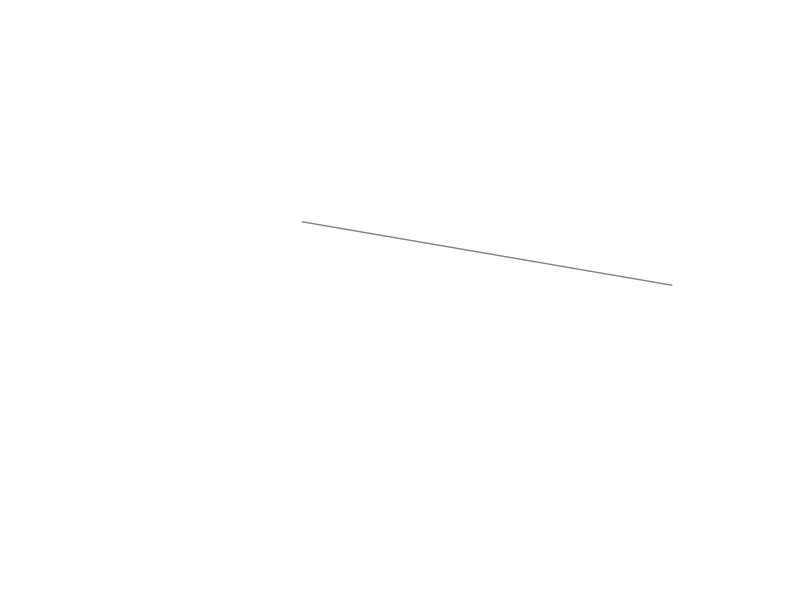

This figure's MATLAB source:
function [] = triangle_plot3()
alph_grid = ... % x1 x2 y1 y2
    [0 1 0 0; 
    1/6 5/6 1/3 1/3; 
    1/3 2/3 2/3 2/3;
    0 1 0 0; 
    1/3 2/3 0 2/3;
    2/3 5/6 0 1/3;
    2/3 1/3 0 2/3;
    1/3 1/6 0 1/3;
    0 1/2 0 1; 
    1/2 1 1 0; ...
    ];

for n = 1:size(alph_grid,1)
    plot3(alph_grid(n, [1 2]), alph_grid(n, [3 4]), .99*[1 1], 'color', [.5 .5 .5], 'linewidth', 1); 
end
text(1/2-.07, 1 + .065, 'AC', 'fontsize', 16)
text(1-.1, -.1, 'CCres',  'fontsize', 16)
text(0-.05, -.1, 'CCunr',  'fontsize', 16)
axis off
xlim([-.1 1.1])
ylim([-.1 1.1])
end
